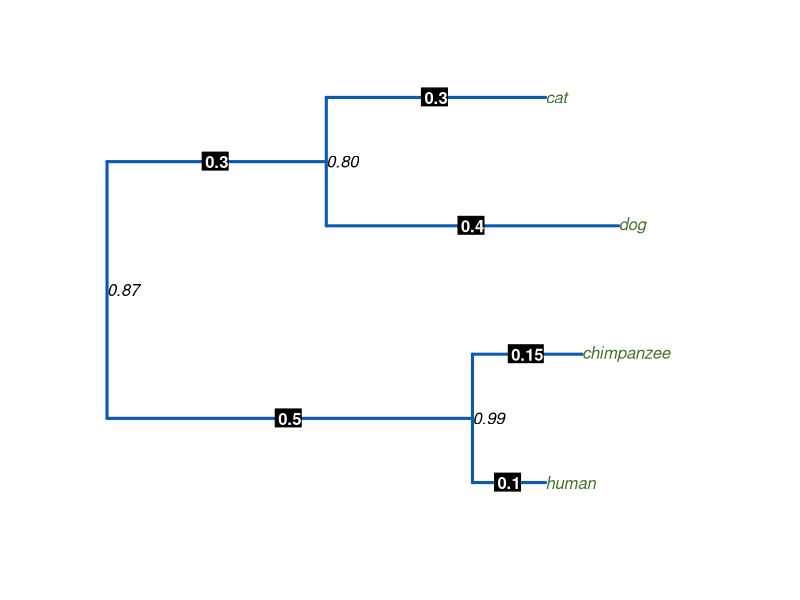

This figure's R source:
###....................................................................
# Conservation Genetics in the Tropics
# (c) Miguel Camacho Sánchez
# miguelcamachosanchez@gmail.com
# October 2021
#GOAL: Exercise 1. Plot tree exercise
###....................................................................
#load ape
library(ape)

# write tree in newick
tree <-
  "((human:0.1, chimpanzee:0.15)0.99:0.5, (dog:0.4, cat:0.3)0.80:0.3)0.87;"

# read as phylo
myTree <- ape::read.tree(text = tree)

# plot tree
pdf("exercise1_tree.pdf")
plot(myTree,
     type = "phylogram",
     tip.color = "#447128",
     edge.color = "#0B5AB2",
     edge.width = 3,
     cex = 1,
     show.node.label = T)
# label edges
edgelabels(myTree$edge.length, bg="black", col="white", font=2)
dev.off()